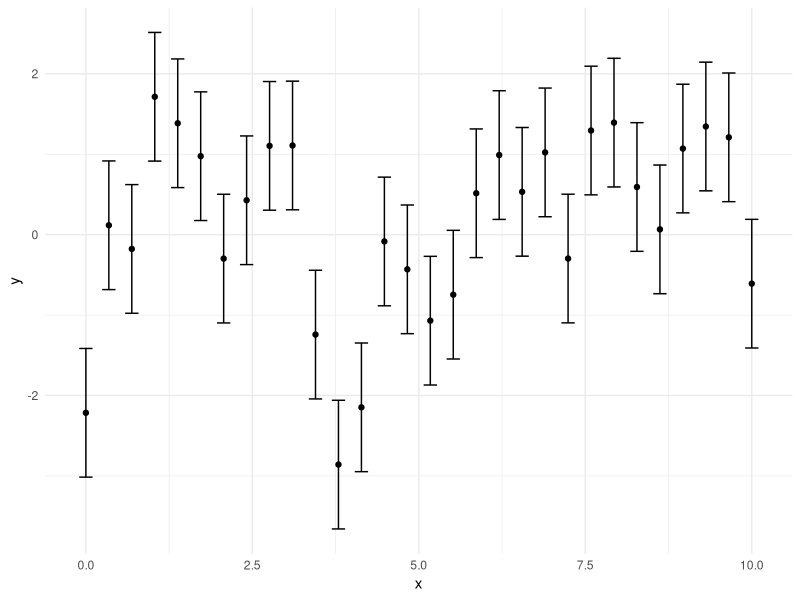
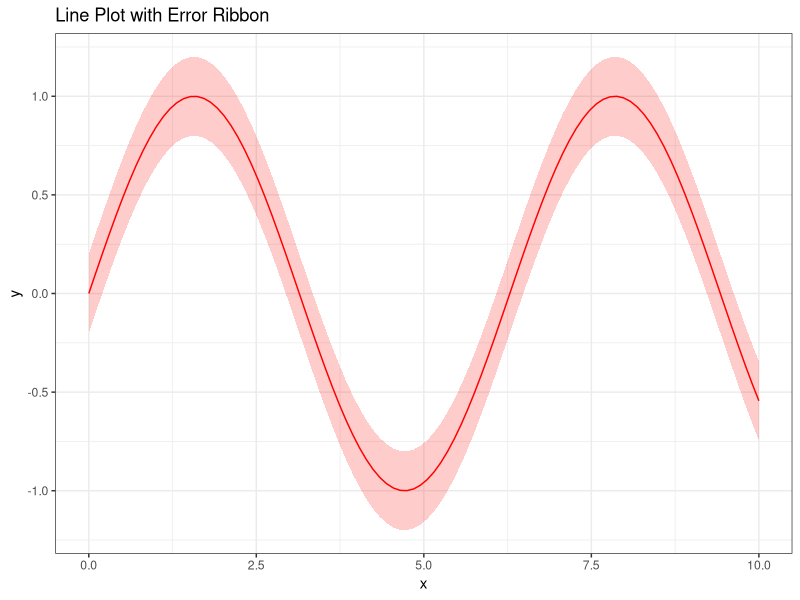

These charts were generated, in order, by the following R code:
## ---- chunk 1
library(tidyverse)
## ---- chunk 2
# Generate some data with errors
x <- seq(0, 10, length.out = 30)
dy <- 0.8
y <- sin(x) + dy * rnorm(30)

df <- tibble(x = x, y = y, dy = dy)

ggplot(df, aes(x = x, y = y)) +
  geom_point() +
  geom_errorbar(aes(ymin = y - dy, ymax = y + dy), width = 0.2) +
  theme_minimal()
## ---- chunk 3
# Generate a smooth fit with uncertainty
df_fit <- tibble(
  x = seq(0, 10, length.out = 100),
  y = sin(x),
  error = 0.2
)

ggplot(df_fit, aes(x = x, y = y)) +
  geom_line(color = "red") +
  geom_ribbon(aes(ymin = y - error, ymax = y + error), fill = "red", alpha = 0.2) +
  labs(title = "Line Plot with Error Ribbon") +
  theme_bw()
